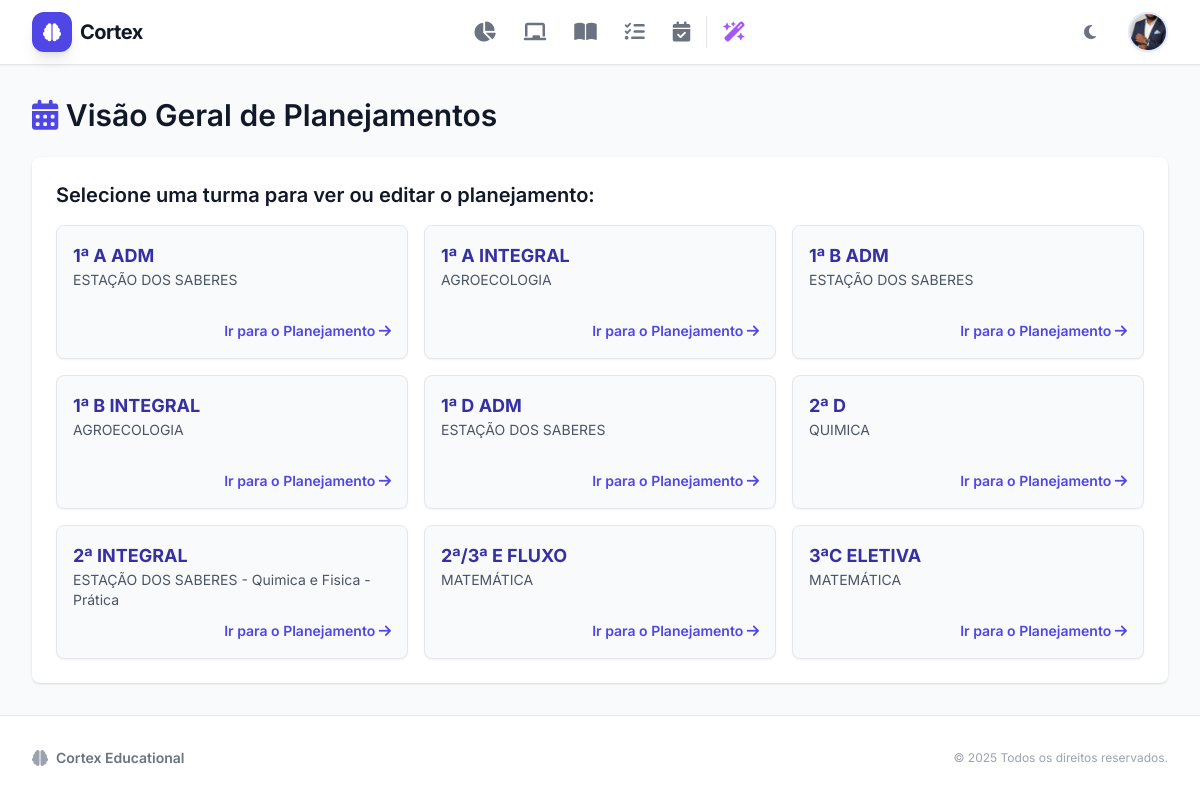
/planejamentos (signed in), run on the app's committed database.
### models.py (models this page shows, shortened)
class User(db.Model, UserMixin):
    __tablename__ = 'users'
    id = db.Column(db.Integer, primary_key=True)
    username = db.Column(db.String(80), unique=True, nullable=False)
    password_hash = db.Column(db.String(128), nullable=False)
    is_professor = db.Column(db.Boolean, default=True) # Se False, é aluno ou admin
    is_admin = db.Column(db.Boolean, default=False)    # Se True, vê dados de todos
    escola_id = db.Column(db.Integer, db.ForeignKey('escolas.id'), nullable=True)
    email_contato = db.Column(db.String(120), nullable=True)
    telefone = db.Column(db.String(20), nullable=True)
    foto_perfil_path = db.Column(db.String(255), nullable=True)
    genero = db.Column(db.String(20), default='Masculino')
    lembretes = db.relationship('Lembrete', backref='autor', lazy=True, cascade='all, delete-orphan')
    turmas = db.relationship('Turma', backref='autor', lazy=True, cascade='all, delete-orphan')
    horarios = db.relationship('Horario', backref='autor', lazy=True, cascade='all, delete-orphan')
    entradas_diario = db.relationship('DiarioBordo', backref='autor_diario', lazy=True, cascade='all, delete-orphan', foreign_keys='DiarioBordo.id_user')
    notificacoes = db.relationship('Notificacao', backref='destinatario', lazy=True, cascade='all, delete-orphan')

class Turma(db.Model):
    __tablename__ = 'turmas'
    id = db.Column(db.Integer, primary_key=True)
    nome = db.Column(db.String(100), nullable=False)
    descricao = db.Column(db.Text)
    turno = db.Column(db.String(50)) # Ex: Matutino, Vespertino, Noturno
    id_user = db.Column(db.Integer, db.ForeignKey('users.id'), nullable=False)
    alunos = db.relationship('Aluno', backref='turma', lazy=True)
    atividades = db.relationship('Atividade', backref='turma', lazy=True, cascade='all, delete-orphan')
    planos_de_aula = db.relationship('PlanoDeAula', backref='turma', lazy=True, cascade='all, delete-orphan')

### blueprints/planos.py (the view)
@planos_bp.route('/planejamentos')
@login_required
def planejamentos():
    turmas = Turma.query.filter_by(autor=current_user).order_by(Turma.nome).all()
    return render_template('planejamentos.html', turmas=turmas)

### templates/planejamentos.html
{% extends "base.html" %}
{% block content %}
<h1 class="font-semibold text-3xl text-gray-900 mb-6">
    <i class="fas fa-calendar-alt text-indigo-600"></i> Visão Geral de Planejamentos
</h1>
<div class="bg-white rounded-lg shadow p-6">
    <h2 class="text-xl font-semibold text-gray-900 mb-4">
        Selecione uma turma para ver ou editar o planejamento:
    </h2>
    <div class="grid grid-cols-1 md:grid-cols-2 lg:grid-cols-3 gap-4">
        {% for turma in turmas %}
            <a href="{{ url_for('planos.planejamento', id_turma=turma.id) }}"
               class="block bg-gray-50 p-4 rounded-lg shadow-sm hover:shadow-lg transition duration-150 ease-in-out border border-gray-200 hover:border-indigo-600 transform hover:-translate-y-1">
                <h3 class="text-lg font-bold text-indigo-800 truncate">{{ turma.nome }}</h3>
                <p class="text-gray-600 text-sm h-10">{{ turma.descricao | default("Sem descrição", true) }}</p>
                <div class="mt-2 text-right">
                    <span class="text-indigo-600 font-semibold text-sm">
                        Ir para o Planejamento <i class="fas fa-arrow-right"></i>
                    </span>
                </div>
            </a>
        {% else %}
            <p class="text-gray-500 col-span-3">Nenhuma turma encontrada. Crie uma turma na página inicial primeiro.</p>
        {% endfor %}
    </div>
</div>
{% endblock %}

### templates/base.html (shortened to what this page needs)
<!DOCTYPE html>
<html lang="pt-br" class="light">
<head>
    <script src="https://cdn.tailwindcss.com"></script>
    <link rel="stylesheet" href="https://cdnjs.cloudflare.com/ajax/libs/font-awesome/6.4.0/css/all.min.css">
</head>
<body class="bg-gray-50 text-gray-800 flex flex-col min-h-screen dark:bg-gray-900 dark:text-gray-100 transition-colors duration-300">
    <nav class="bg-white border-b border-gray-200 sticky top-0 z-50 shadow-sm dark:bg-gray-800 dark:border-gray-700">
        <div class="max-w-7xl mx-auto px-4 sm:px-6 lg:px-8">
            <div class="flex justify-between h-16">
                <div class="flex items-center">
                    <a href="{{ url_for('core.index') }}" class="flex items-center gap-2 group">
                        <div class="w-10 h-10 bg-indigo-600 rounded-xl flex items-center justify-center text-white shadow-lg transform group-hover:scale-105 transition-transform">
                            <i class="fas fa-brain text-lg"></i>
                        </div>
                        <span class="font-bold text-xl text-gray-900 tracking-tight hidden sm:block group-hover:text-indigo-600 transition-colors dark:text-white dark:group-hover:text-indigo-400">Cortex</span>
                    </a>
                </div>
                {% if current_user.is_authenticated %}
                <div class="hidden md:flex items-center justify-center space-x-1">
                    <a href="{{ url_for('core.dashboard') }}" class="nav-item p-3 rounded-xl text-gray-500 hover:bg-indigo-50 hover:text-indigo-600 transition-all duration-200 dark:text-gray-400 dark:hover:bg-gray-700 dark:hover:text-indigo-400 group">
                        <i class="fas fa-chart-pie text-xl"></i>
                    </a>
                    <a href="{{ url_for('core.listar_turmas') }}" class="nav-item p-3 rounded-xl text-gray-500 hover:bg-indigo-50 hover:text-indigo-600 transition-all duration-200 dark:text-gray-400 dark:hover:bg-gray-700 dark:hover:text-indigo-400 group">
                        <i class="fas fa-chalkboard text-xl"></i>
                    </a>
                    <a href="{{ url_for('planos.listar_planos') }}" class="nav-item p-3 rounded-xl text-gray-500 hover:bg-indigo-50 hover:text-indigo-600 transition-all duration-200 dark:text-gray-400 dark:hover:bg-gray-700 dark:hover:text-indigo-400 group">
                        <i class="fas fa-book-open text-xl"></i>
                    </a>
                    <a href="{{ url_for('core.listar_atividades') }}" class="nav-item p-3 rounded-xl text-gray-500 hover:bg-indigo-50 hover:text-indigo-600 transition-all duration-200 dark:text-gray-400 dark:hover:bg-gray-700 dark:hover:text-indigo-400 group">
                        <i class="fas fa-tasks text-xl"></i>
                    </a>
                    <a href="{{ url_for('planos.diario_bordo') }}" class="nav-item p-3 rounded-xl text-gray-500 hover:bg-indigo-50 hover:text-indigo-600 transition-all duration-200 dark:text-gray-400 dark:hover:bg-gray-700 dark:hover:text-indigo-400 group">
                        <i class="fas fa-calendar-check text-xl"></i>
                    </a>
                    <a href="{{ url_for('planos.gerar_prova') }}" class="nav-item p-3 rounded-xl text-purple-500 hover:bg-purple-50 hover:text-purple-600 transition-all duration-200 dark:text-purple-400 dark:hover:bg-gray-700 group" title="IA Generator">
                        <i class="fas fa-wand-magic-sparkles text-xl"></i>
                    </a>
                </div>
                <div class="hidden md:flex items-center gap-4">
                    <button id="theme-toggle" class="p-2 rounded-lg text-gray-500 hover:bg-gray-100 dark:text-gray-400 dark:hover:bg-gray-700 focus:outline-none transition-colors" title="Alternar Tema">
                        <i class="fas fa-moon" id="theme-icon"></i>
                    </button>
                    <div class="relative group ml-2">
                        <button type="button" class="flex items-center focus:outline-none transition-transform hover:scale-105">
                            {% if current_user.foto_perfil_path %}
                                <img class="h-10 w-10 rounded-full object-cover border-2 border-indigo-100 shadow-sm hover:border-indigo-300 transition-colors"
                                     src="{{ url_for('static', filename='uploads/' + current_user.foto_perfil_path) }}"
                                     alt="Perfil"
                                     onerror="this.style.display='none'; this.nextElementSibling.style.display='flex';">
                            {% else %}
                                <div class="h-10 w-10 rounded-full bg-gradient-to-br from-indigo-500 to-purple-600 text-white flex items-center justify-center font-bold text-sm shadow-md border-2 border-white dark:border-gray-800">
                                    {{ current_user.username[:2].upper() }}
                                </div>
                            {% endif %}
                        </button>
                    </div>
                </div>
                {% endif %}
            </div>
        </div>
    </nav>
    <main class="flex-grow py-8 bg-gray-50 dark:bg-gray-900 transition-colors duration-300">
        <div class="max-w-7xl mx-auto px-4 sm:px-6 lg:px-8">
            {% block content %}{% endblock %}
        </div>
    </main>
    <footer class="bg-white border-t border-gray-200 mt-auto dark:bg-gray-800 dark:border-gray-700">
        <div class="max-w-7xl mx-auto py-8 px-4 sm:px-6 lg:px-8">
            <div class="flex flex-col md:flex-row justify-between items-center gap-4">
                <div class="flex items-center gap-2">
                    <i class="fas fa-brain text-gray-400"></i>
                    <span class="text-sm font-semibold text-gray-500 dark:text-gray-400">Cortex Educational</span>
                </div>
                <p class="text-center text-xs text-gray-400 dark:text-gray-500">
                    &copy; 2025 Todos os direitos reservados.
                </p>
            </div>
        </div>
    </footer>
</body>
</html>

### templates/base.html (style rules this page uses)
body { font-family: 'Inter', sans-serif; }
.nav-item { position: relative; display: flex; align-items: center; justify-content: center; }

### data on the page
User: foto_perfil_path (picture)
Turma: nome "1ª A ADM", descricao "ESTAÇÃO DOS SABERES"
Turma: nome "1ª A INTEGRAL", descricao "AGROECOLOGIA"
Turma: nome "1ª B ADM", descricao "ESTAÇÃO DOS SABERES"
Turma: nome "1ª B INTEGRAL", descricao "AGROECOLOGIA"
Turma: nome "1ª D ADM", descricao "ESTAÇÃO DOS SABERES"
Turma: nome "2ª D", descricao "QUIMICA"
Turma: nome "2ª INTEGRAL", descricao "ESTAÇÃO DOS SABERES - Quimica e Fisica - Prática"
Turma: nome "2ª/3ª E FLUXO", descricao "MATEMÁTICA"
Turma: nome "3ªC ELETIVA", descricao "MATEMÁTICA"
